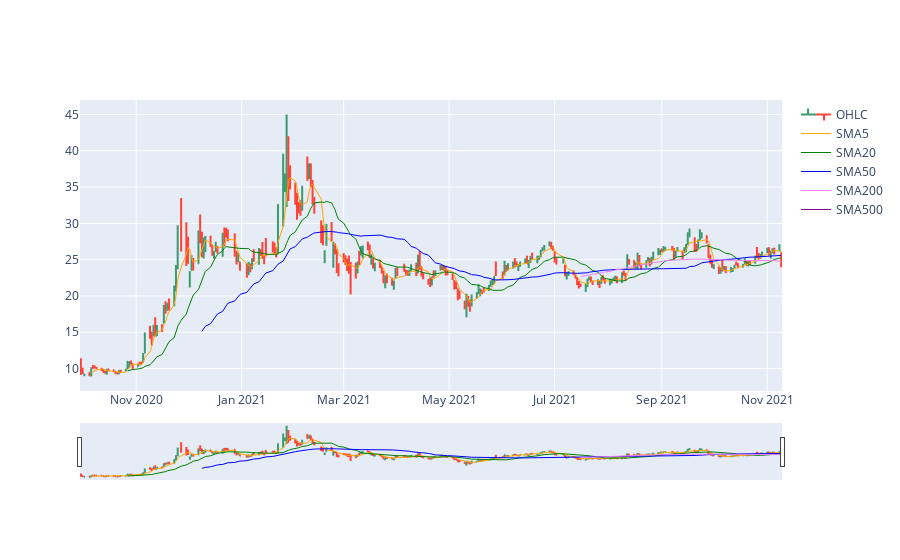

Here is the notebook cell this chart was saved with:
### Code cell
PLTR_Data=PLTR_Data.reset_index()

PLTR_Data['SMA5'] = PLTR_Data.Close.rolling(5).mean()
PLTR_Data['SMA20'] = PLTR_Data.Close.rolling(20).mean()
PLTR_Data['SMA50'] = PLTR_Data.Close.rolling(50).mean()
PLTR_Data['SMA200'] = PLTR_Data.Close.rolling(200).mean()
PLTR_Data['SMA500'] = PLTR_Data.Close.rolling(500).mean()

fig = go.Figure(data=[go.Ohlc(x=PLTR_Data['Date'],open=PLTR_Data['Open'],high=PLTR_Data['High'],low=PLTR_Data['Low'],close=PLTR_Data['Close'], name = "OHLC"),
                      go.Scatter(x=PLTR_Data.Date, y=PLTR_Data.SMA5, line=dict(color='orange', width=1), name="SMA5"),
                      go.Scatter(x=PLTR_Data.Date, y=PLTR_Data.SMA20, line=dict(color='green', width=1), name="SMA20"),
                      go.Scatter(x=PLTR_Data.Date, y=PLTR_Data.SMA50, line=dict(color='blue', width=1), name="SMA50"),
                      go.Scatter(x=PLTR_Data.Date, y=PLTR_Data.SMA200, line=dict(color='violet', width=1), name="SMA200"),
                      go.Scatter(x=PLTR_Data.Date, y=PLTR_Data.SMA500, line=dict(color='purple', width=1), name="SMA500")])
fig.show()

### Figure 1 — Plotly figure (JSON) as saved in the notebook; plotly's stock layout.template omitted (floating-point values rounded to 4 significant figures; data arrays with more than 128 entries replaced by an {"elided": "..."} marker saying what was removed)
{"data": [{"close": {"elided": "281 float values"}, "high": {"elided": "281 float values"}, "low": {"elided": "281 float values"}, "name": "OHLC", "open": {"elided": "281 float values"}, "type": "ohlc", "x": {"elided": "281 str values"}}, {"line": {"color": "orange", "width": 1}, "name": "SMA5", "type": "scatter", "x": {"elided": "281 str values"}, "y": {"elided": "281 float values"}}, {"line": {"color": "green", "width": 1}, "name": "SMA20", "type": "scatter", "x": {"elided": "281 str values"}, "y": {"elided": "281 float values"}}, {"line": {"color": "blue", "width": 1}, "name": "SMA50", "type": "scatter", "x": {"elided": "281 str values"}, "y": {"elided": "281 float values"}}, {"line": {"color": "violet", "width": 1}, "name": "SMA200", "type": "scatter", "x": {"elided": "281 str values"}, "y": {"elided": "281 float values"}}, {"line": {"color": "purple", "width": 1}, "name": "SMA500", "type": "scatter", "x": {"elided": "281 str values"}, "y": {"elided": "281 null values"}}], "layout": {}}
